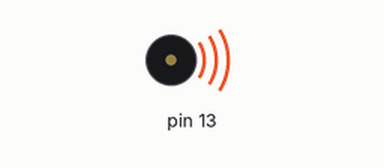
This sketch was run on a simulated Arduino Uno, built with avr-gcc and run on an emulated ATmega328P. On the bench: buzzer (waves = sounding).

Above: at 0.1 s.
At 100.1 s:
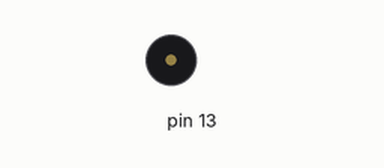
Timing chart, 0 to 101.6 s (numbered marks = the images above):
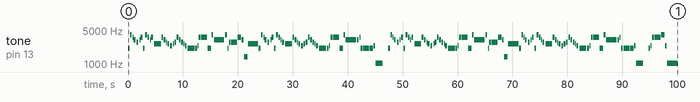

The sketch:

sketch_apr12a.ino
```cpp
#define NOTE_B0  31
#define NOTE_C1  33
#define NOTE_CS1 35
#define NOTE_D1  37
#define NOTE_DS1 39
#define NOTE_E1  41
#define NOTE_F1  44
#define NOTE_FS1 46
#define NOTE_G1  49
#define NOTE_GS1 52
#define NOTE_A1  55
#define NOTE_AS1 58
#define NOTE_B1  62
#define NOTE_C2  65
#define NOTE_CS2 69
#define NOTE_D2  73
#define NOTE_DS2 78
#define NOTE_E2  82
#define NOTE_F2  87
#define NOTE_FS2 93
#define NOTE_G2  98
#define NOTE_GS2 104
#define NOTE_A2  110
#define NOTE_AS2 117
#define NOTE_B2  123
#define NOTE_C3  131
#define NOTE_CS3 139
#define NOTE_D3  147
#define NOTE_DS3 156
#define NOTE_E3  165
#define NOTE_F3  175
#define NOTE_FS3 185
#define NOTE_G3  196
#define NOTE_GS3 208
#define NOTE_A3  220
#define NOTE_AS3 233
#define NOTE_B3  247
#define NOTE_C4  262
#define NOTE_CS4 277
#define NOTE_D4  294
#define NOTE_DS4 311
#define NOTE_E4  330
#define NOTE_F4  349
#define NOTE_FS4 370
#define NOTE_G4  392
#define NOTE_GS4 415
#define NOTE_A4  440
#define NOTE_AS4 466
#define NOTE_B4  494
#define NOTE_C5  523
#define NOTE_CS5 554
#define NOTE_D5  587
#define NOTE_DS5 622
#define NOTE_E5  659
#define NOTE_F5  698
#define NOTE_FS5 740
#define NOTE_G5  784
#define NOTE_GS5 831
#define NOTE_A5  880
#define NOTE_AS5 932
#define NOTE_B5  988
#define NOTE_C6  1047
#define NOTE_CS6 1109
#define NOTE_D6  1175
#define NOTE_DS6 1245
#define NOTE_E6  1319
#define NOTE_F6  1397
#define NOTE_FS6 1480
#define NOTE_G6  1568
#define NOTE_GS6 1661
#define NOTE_A6  1760
#define NOTE_AS6 1865
#define NOTE_B6  1976
#define NOTE_C7  2093
#define NOTE_CS7 2217
#define NOTE_D7  2349
#define NOTE_DS7 2489
#define NOTE_E7  2637
#define NOTE_F7  2794
#define NOTE_FS7 2960
#define NOTE_G7  3136
#define NOTE_GS7 3322
#define NOTE_A7  3520
#define NOTE_AS7 3729
#define NOTE_B7  3951
#define NOTE_C8  4186
#define NOTE_CS8 4435
#define NOTE_D8  4699
#define NOTE_DS8 4978
#define REST 0

int maintempo =2500;
int tempo = .5* maintempo;
int half = tempo/2;
int quarter = tempo/4;
int eighth = tempo/8;
int sixteenth = tempo/16;
int dotquarter = tempo * 0.375;
int dothalf = tempo/3;
int whole = tempo;
int smallbreak = 100;

void setup()
{
for (int i = 0; i < 2; i++){

//BEGINNING OF ALBERTO'S PART
    tone(13,NOTE_C7);
    delay(quarter);
    noTone(13);
    delay(100);
    //C7 "Fly"

    tone(13,NOTE_B7);
    delay(quarter);
    noTone(13);
    delay(100);
    //B7 "me"


    tone(13,NOTE_A7);
    delay(eighth);
    noTone(13);
    delay(100);
    //A7 "to"


    tone(13,NOTE_G7);
    delay(quarter);
    noTone(13);
    delay(200);
    //G7 "the"

    tone(13,NOTE_F7);
    delay(quarter);
    noTone(13);
    delay(200);
    //F7 "moon"

    tone(13,NOTE_G7);
    delay(eighth);
    noTone(13);
    delay(100);
    //G7 "and"


    tone(13,NOTE_A7);
    delay(quarter);
    noTone(13);
    delay(100);
    //A7 "let"


    tone(13,NOTE_C7);
    delay(quarter);
    noTone(13);
    delay(100);
    //C7 "me"

    tone(13,NOTE_B7);
    delay(quarter);
    noTone(13);
    delay(100);
    //B7 "play"

    tone(13,NOTE_A7);
    delay(quarter);
    noTone(13);
    delay(100);
    //A7 "a-"

    tone(13,NOTE_G7);
    delay(eighth);
    noTone(13);
    delay(100);
    //G7 "mong"


    tone(13,NOTE_A7);
    delay(quarter);
    noTone(13);
    delay(200);
    //A7 "the"

    tone(13,NOTE_E7);
    delay(whole);
    noTone(13);
    delay(100);
    //E7 "stars"

    tone(13,NOTE_A7);
    delay(quarter);
    noTone(13);
    delay(100);
    //A7 "let"

    tone(13,NOTE_G7);
    delay(quarter);
    noTone(13);
    delay(100);
    //G7 "me"

    tone(13,NOTE_F7);
    delay(eighth);
    noTone(13);
    delay(100);
    //F7 "see"

    tone(13,NOTE_E7);
    delay(quarter);
    noTone(13);
    delay(200);
    //E7 "what"

    tone(13,NOTE_D7);
    delay(quarter);
    noTone(13);
    delay(200);
    //D7 "spring"

    tone(13,NOTE_E7);
    delay(eighth);
    noTone(13);
    delay(100);
    //E7 "is"

    tone(13,NOTE_F7);
    delay(quarter);
    noTone(13);
    delay(100);
    //F7 "like"

    tone(13,NOTE_A7);
    delay(quarter);
    noTone(13);
    delay(100);
    //A7 "on"

    tone(13,NOTE_G7);
    delay(quarter);
    noTone(13);
    delay(100);
    //G7 "ju-"

    tone(13,NOTE_F7);
    delay(quarter);
    noTone(13);
    delay(100);
    //F7 "pi-"

    tone(13,NOTE_E7);
    delay(eighth);
    noTone(13);
    delay(100);
    //E7 "ter"

    tone(13,NOTE_D7);
    delay(quarter);
    noTone(13);
    delay(200);
    //D7 "and"

    tone(13,NOTE_C7);
    delay(whole);
    noTone(13);
    delay(100);
    //C7 "mars"

    tone(13,NOTE_C7);
    delay(quarter);
    noTone(13);
    delay(100);
    //C7 "in"
//END OF ALBERTO'S PART
//BEGINNING OF LAWRENCE'S PART
    tone(13,NOTE_D7);
    delay(eighth);
    noTone(13);
    delay(100);
    //D7 "oth-"


    tone(13,NOTE_A7);
    delay(quarter);
    noTone(13);
    delay(100);
    //A7 "er"


    tone(13,NOTE_A7);
    delay(eighth);
    noTone(13);
    delay(0);
    //A7 "words"


    tone(13,NOTE_A7);
    delay(half);
    noTone(13);
    delay(0);
    //A7 "---"


    tone(13,NOTE_A7);
    delay(quarter);
    noTone(13);
    delay(100);
    //A7 "---"


    tone(13,NOTE_C7);
    delay(half);
    noTone(13);
    delay(100);
    //C7 "hold"


    tone(13,NOTE_B7);
    delay(quarter);
    noTone(13);
    delay(100);
    //B7 "my"


    tone(13,NOTE_G7);
    delay(whole);
    noTone(13);
    delay(0);
    //G7 "hand"


    tone(13,NOTE_G7);
    delay(half);
    noTone(13);
    delay(200);
    //G7 "---"


    tone(13,NOTE_B7);
    delay(quarter);
    noTone(13);
    delay(100);
    //B7 "in"


    tone(13,NOTE_C7);
    delay(eighth);
    noTone(13);
    delay(100);
    //C7 "oth-"


    tone(13,NOTE_F7);
    delay(quarter);
    noTone(13);
    delay(100);
    //F7 "er"


    tone(13,NOTE_F7);
    delay(eighth);
    noTone(13);
    delay(0);
    //F7 "words"


    tone(13,NOTE_F7);
    delay(half);
    noTone(13);
    delay(0);
    //F7 "---"


    tone(13,NOTE_F7);
    delay(quarter);
    noTone(13);
    delay(100);
    //F7 "---"


    tone(13,NOTE_A7);
    delay(half);
    noTone(13);
    delay(100);
    //A7 "dar-"


    tone(13,NOTE_G7);
    delay(quarter);
    noTone(13);
    delay(100);
    //G7 "ling"


    tone(13,NOTE_F6);
    delay(half);
    noTone(13);
    delay(100);
    //F6 "kiss"


    tone(13,NOTE_E7);
    delay(half);
    noTone(13);
    delay(0);
    //E7 "me"


    tone(13,NOTE_E7);
    delay(whole);
    noTone(13);
    delay(100);
    //E7 "eee"


    tone(13,NOTE_C7);
    delay(quarter);
    noTone(13);
    delay(100);
    //C7 "fill"


    tone(13,NOTE_B7);
    delay(quarter);
    noTone(13);
    delay(100);
    //B7 "my"


    tone(13,NOTE_A7);
    delay(eighth);
    noTone(13);
    delay(100);
    //A7 "heart"


    tone(13,NOTE_G7);
    delay(quarter);
    noTone(13);
    delay(200);
    //G7 "with"


    tone(13,NOTE_F7);
    delay(quarter);
    noTone(13);
    delay(200);
    //F7 "song"


    tone(13,NOTE_G7);
    delay(eighth);
    noTone(13);
    delay(100);
    //G7 "and"


    tone(13,NOTE_A7);
    delay(quarter);
    noTone(13);
    delay(100);
    //A7 "let"


    tone(13,NOTE_C7);
    delay(quarter);
    noTone(13);
    delay(100);
    //C7 "me"
//END OF LAWRENCE'S PART
//BEGINNING OF GIOVANNI'S PART
    tone(13,NOTE_B7);
    delay(quarter);
    noTone(13);
    delay(100);
    //B7 "sing"


    tone(13,NOTE_A7);
    delay(quarter);
    noTone(13);
    delay(100);
    //A7 "for-"

    tone(13,NOTE_G7);
    delay(eighth);
    noTone(13);
    delay(100);
    //G7 "ev-"

    tone(13,NOTE_F7);
    delay(quarter);
    noTone(13);
    delay(200);
    //F7 "er"

    tone(13,NOTE_E7);
    delay(whole);
    noTone(13);
    delay(100);
    //E7 "more"

    tone(13,NOTE_A7);
    delay(quarter);
    noTone(13);
    delay(100);
    //A7 "you"

    tone(13,NOTE_G7);
    delay(quarter);
    noTone(13);
    delay(100);
    //G7 "are"

    tone(13,NOTE_F7);
    delay(eighth);
    noTone(13);
    delay(100);
    //F7 "all"

    tone(13,NOTE_E7);
    delay(quarter);
    noTone(13);
    delay(200);
    //E7 "I"

    tone(13,NOTE_D7);
    delay(quarter);
    noTone(13);
    delay(100);
    //D7 "long"

    tone(13,NOTE_E7);
    delay(quarter);
    noTone(13);
    delay(100);
    //E7 "for"

    tone(13,NOTE_F7);
    delay(quarter);
    noTone(13);
    delay(100);
    //F7 "all"

    tone(13,NOTE_A7);
    delay(quarter);
    noTone(13);
    delay(100);
    //A7 "I"

    tone(13,NOTE_G7);
    delay(quarter);
    noTone(13);
    delay(100);
    //G7 "wor-"

    tone(13,NOTE_F7);
    delay(quarter);
    noTone(13);
    delay(100);
    //F7 "ship"


    tone(13,NOTE_E7);
    delay(eighth);
    noTone(13);
    delay(100);
    //E7 "and"

    tone(13,NOTE_D7);
    delay(quarter);
    noTone(13);
    delay(200);
    //D7 "a"

    tone(13,NOTE_C7);
    delay(whole);
    noTone(13);
    delay(200);
    //C7 "dore"

    tone(13,NOTE_C7);
    delay(quarter);
    noTone(13);
    delay(100);
    //C7 "in"

    tone(13,NOTE_D7);
    delay(eighth);
    noTone(13);
    delay(100);
    //D7 "oth-"

    tone(13,NOTE_A7);
    delay(quarter);
    noTone(13);
    delay(100);
    //A7 "er"

    tone(13,NOTE_A7);
    delay(eighth);
    noTone(13);
    delay(0);
    //A7 "words"

    tone(13,NOTE_A7);
    delay(half);
    noTone(13);
    delay(0);
    //A7 "---"

    tone(13,NOTE_A7);
    delay(quarter);
    noTone(13);
    delay(100);
    //A7 "---"

    tone(13,NOTE_C7);
    delay(half);
    noTone(13);
    delay(100);
    //C7 "please"

    tone(13,NOTE_B7);
    delay(quarter);
    noTone(13);
    delay(100);
    //B7 "be"

    tone(13,NOTE_G7);
    delay(whole);
    noTone(13);
    delay(0);
    //G7 "true"

    tone(13,NOTE_G7);
    delay(half);
    noTone(13);
    delay(200);
    //G7 "---"

    tone(13,NOTE_G7);
    delay(quarter);
    noTone(13);
    delay(100);
    //G7 "in"

    tone(13,NOTE_A7);
    delay(eighth);
    noTone(13);
    delay(100);
    //A7 "oth-"

    tone(13,NOTE_C7);
    delay(quarter);
    noTone(13);
    delay(100);
    //C7 "er"

    tone(13,NOTE_C7);
    delay(eighth);
    noTone(13);
    delay(0);
    //C7 "words"

    tone(13,NOTE_C7);
    delay(half);
    noTone(13);
    delay(0);
    //C7 "---"

    tone(13,NOTE_C7);
    delay(quarter);
    noTone(13);
    delay(100);
    //C7 "---"

    tone(13,NOTE_C7);
    delay(half);
    noTone(13);
    delay(100);
    //C7 "I"

    tone(13,NOTE_D7);
    delay(quarter);
    noTone(13);
    delay(100);
    //D7 "love"

    tone(13,NOTE_C6);
    delay(whole);
    noTone(13);
    delay(1000);
    //C6 "you"
//END OF GIOVANNI'S PART
//LOOPS AGAIN

}
//BEGINNING OF TISE'S PART
 tone(13,NOTE_C7);
 delay(quarter);
 noTone(13);
 delay(100);
 //C7 "in"

 tone(13,NOTE_D7);
 delay(eighth);
 noTone(13);
 delay(100);
 //D7 "oth"

 tone(13,NOTE_A7);
 delay(quarter);
 noTone(13);
 delay(100);
//A7 "er"

 tone(13,NOTE_A7);
 delay(eighth);
 noTone(13);
 delay(0);
 //A7 "words"

 tone(13,NOTE_A7);
 delay(half);
 noTone(13);
 delay(0);
 //A7 "---"

 tone(13,NOTE_A7);
 delay(quarter);
 noTone(13);
 delay(100);
 //A7 "---"

 tone(13,NOTE_B7);
 delay(half);
 noTone(13);
 delay(100);
 //B7 "I"

 tone(13,NOTE_D7);
 delay(quarter);
 noTone(13);
 delay(100);
 //D7 "love"

 tone(13,NOTE_C6);
 delay(whole);
 noTone(13);
 delay(0);
 //C6 "you"

 tone(13,NOTE_C6);
 delay(half);
 noTone(13);
 delay(200);
 //C6 "---"

//END OF TISE'S PART & SONG
}

void loop()
{

}
```
